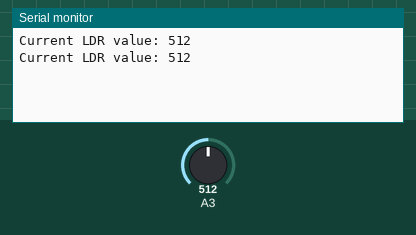
Simulated run of this sketch. Board: Arduino Uno, built with avr-gcc and run on an emulated ATmega328P. Shown: the last lines printed to the serial monitor. The test bench sets the inputs (shaded band); at power-on: A3 = 512.

Above: at 1.8 s.
1.9 s: A3 set to 716
At 2.8 s:
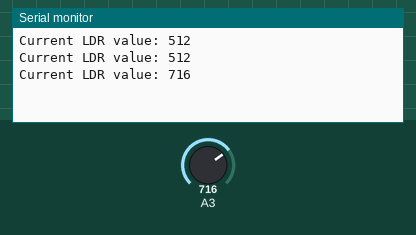
3.4 s: A3 set to 900
At 4.7 s:
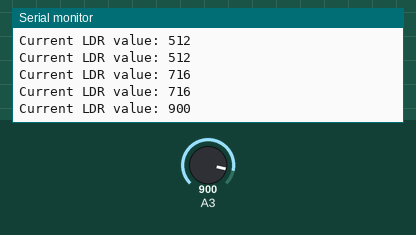
Timing chart, 0 to 6.4 s (numbered marks = the images above; inputs shaded):
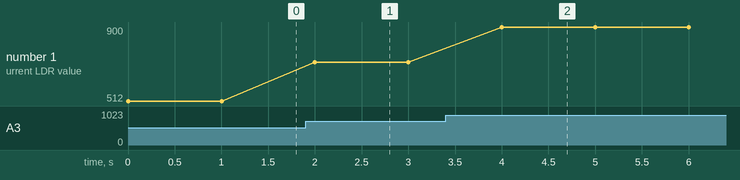

The sketch:

serialLDR.ino
```cpp
// Print LDR values to serial o/p

int ldr_val = 0;		// var to store LDR value.
int ldr_max_val = 1023;

void setup() {
  Serial.begin(9600);		// begin serial communication.
}

void loop() {
  ldr_val = analogRead(3);	// read pin 3
  Serial.print("Current LDR value: ");
  Serial.println(ldr_val);
  delay(1000);			// 1 sec delay(DO NOT remove)
}
```

Measured:
- after the input at 1.9 s, the serial monitor: prints a new line after 0.10 s (image 1)
- after the input at 3.4 s, the serial monitor: prints a new line after 0.60 s (image 2)
- plotted number 1: 512 → 716 after the input at 1.9 s, 716 → 900 after the input at 3.4 s
